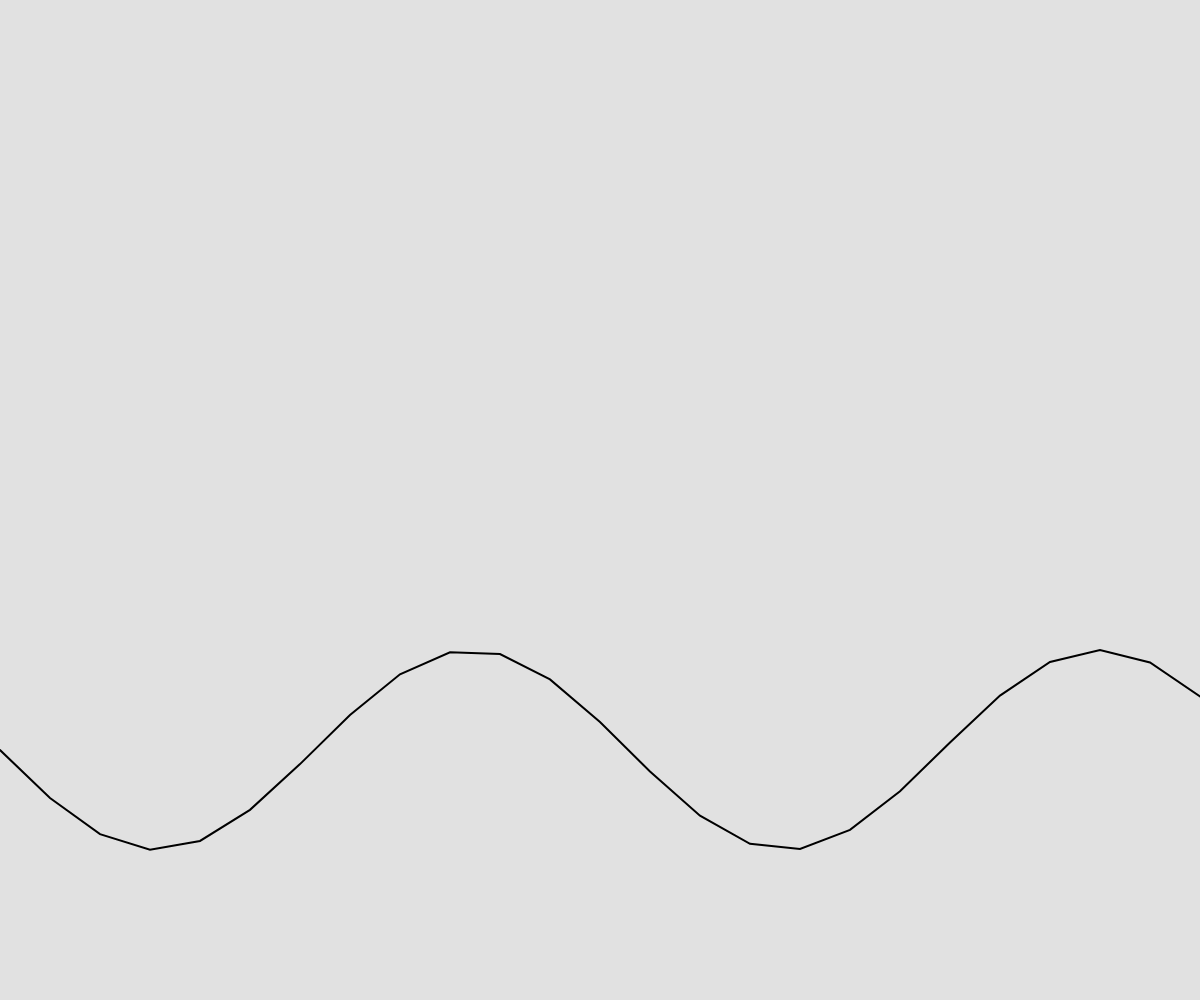
Frame 1 (no input)
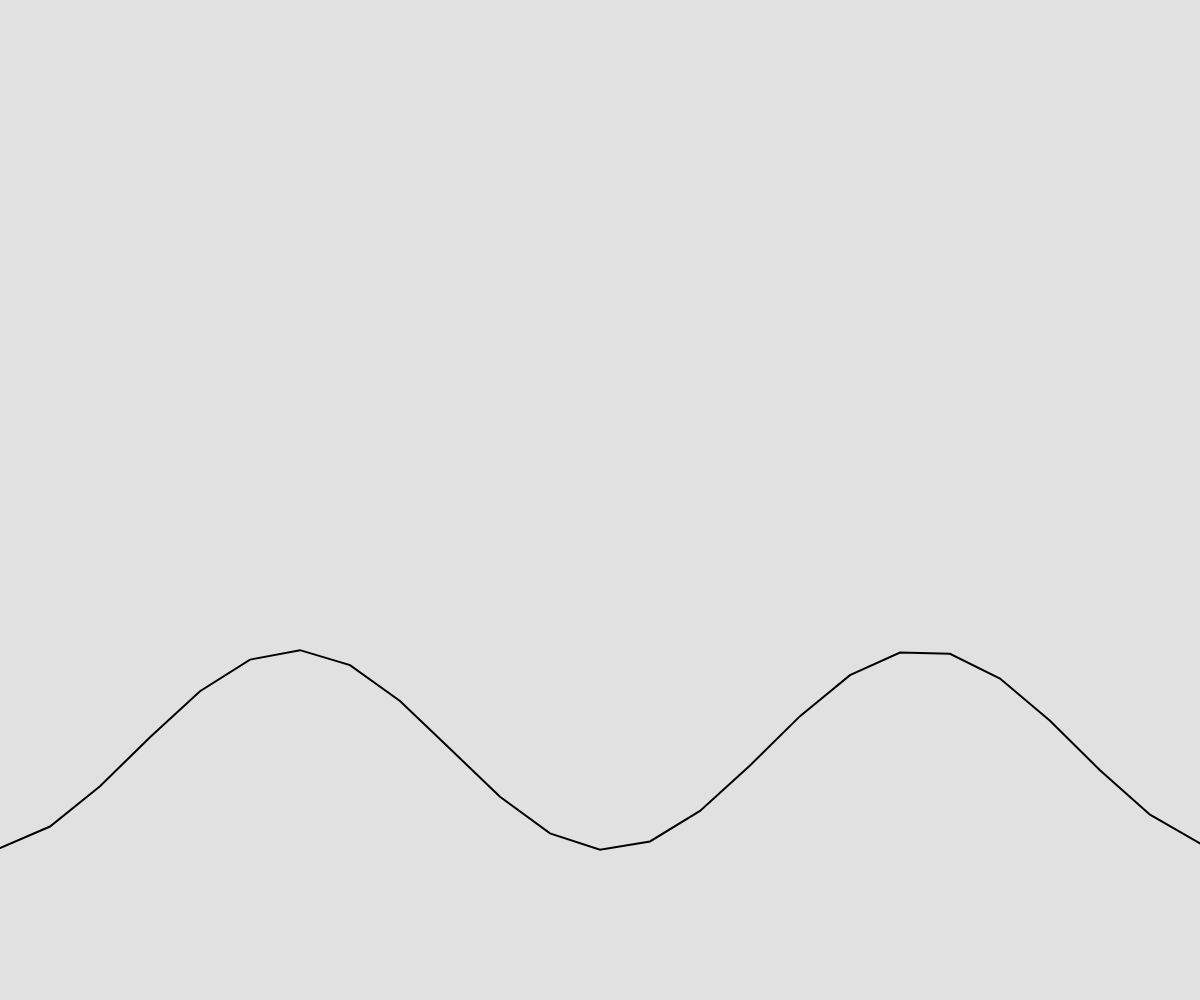
Frame 60 (no input)
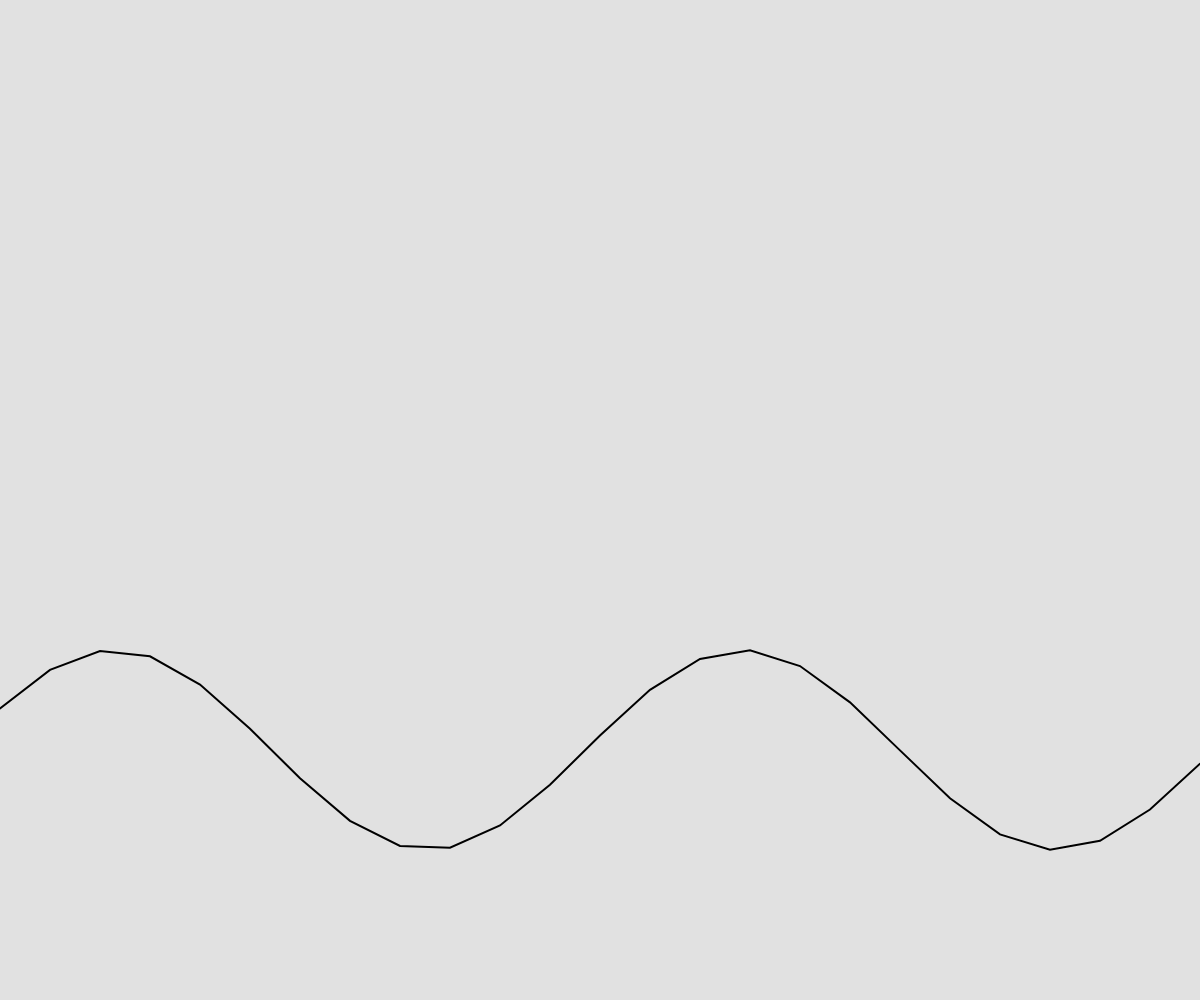
Frame 120 (the mouse pressed at the canvas centre since frame 60)

The p5.js sketch that drew these frames (run headless with seeded random() and noise() and a simulated clock; from frame 60 on, the mouse is pressed at the canvas centre):

// p5.js sketch
// ── sketch.js
let offset = 0;

function setup() {
  createCanvas(windowWidth, windowHeight).position(0, 0);
}

function windowResized() {
  resizeCanvas(windowWidth, windowHeight);
}

function draw() {
  background(225);
  beginShape();
  noFill();
  stroke(0);
  strokeWeight(2);
  translate(0, height * 0.75);
  const spacing = 50;
  for (let i = 0; i < width + spacing; i += spacing) {
    let yPos = sin((i + offset) / 100);
    vertex(i, yPos * 100);
  }
  endShape();

  offset += 3;
}


// ── style.css
body {
  font-size: 18pt;
  text-align: center;
}

canvas {
    z-index: -100;
}

#mainTitle {
    font-family: 'Open Sans Condensed', sans-serif;
    font-size: 64pt;
    text-align: center;
}
